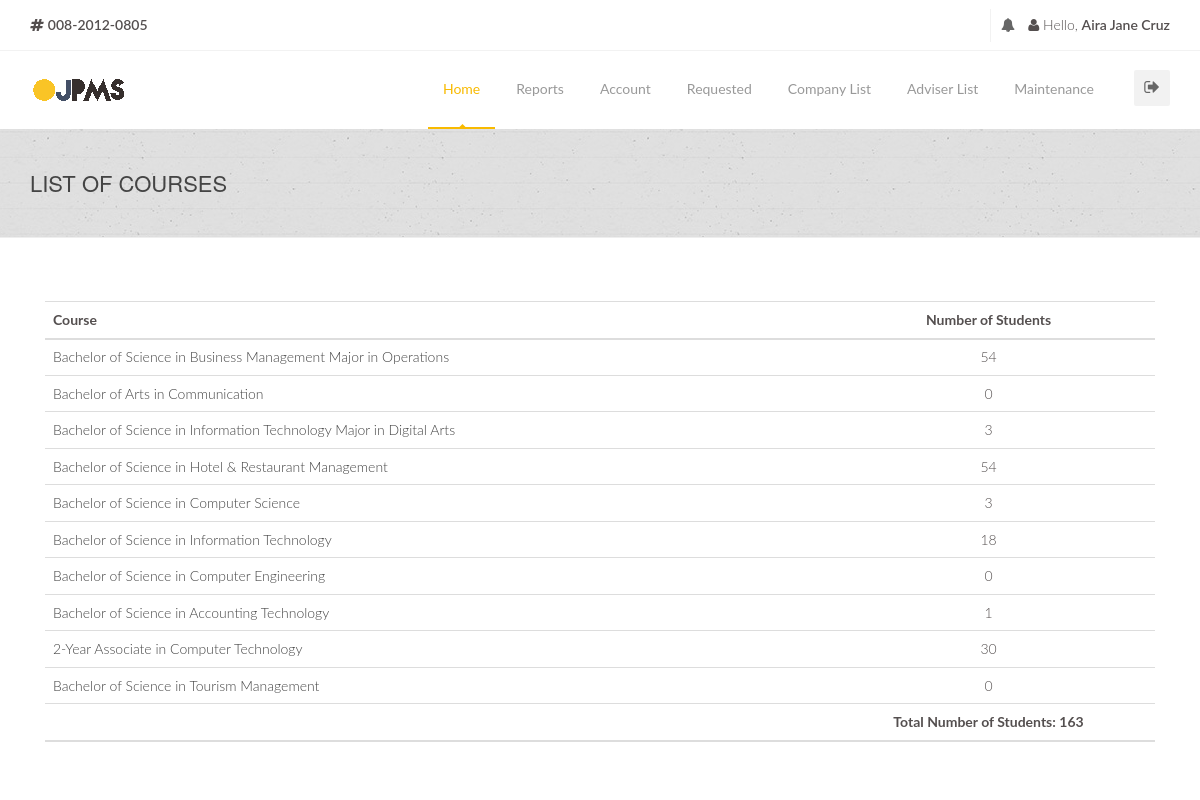
/admin/admin.php (signed in), run on the app's committed database.
### tables this page shows
CREATE TABLE `coursetbl` (
  `CourseID` int(11) NOT NULL AUTO_INCREMENT,
  `CourseTitle` varchar(255) NOT NULL,
  `CourseCode` varchar(255) NOT NULL,
  `CourseDescription` varchar(255) NOT NULL,
  PRIMARY KEY (`CourseID`)
);

### connection.php (called while the page is built, shortened)
<?php
class GSecureSQLConfig
{
    static function get_mysqli_config($type = NULL)
    {
        if (strtoupper($type) == 'LOCALHOST') {
            return array(
                'host' => 'localhost:3306',
                'user' => 'root',
                'pass' => '',
                'db' => 'e2edb'
            );
        } else {
            return array(
                'host' => 'mysql.hostinger.ph',
                'user' => 'u987316885_e2edb',
                'pass' => 'o2ehQX3wqO',
                'db' => 'u987316885_e2edb'
            );
        }
    }
}
class GSecureSQL
{
    private static $config;
    private static function _get_mysqli_config()
    {
        self::$config = GSecureSQLConfig::get_mysqli_config();
    }
    static function query($sql, $has_return = FALSE, $types = NULL)
    {
        $cn = new mysqli(
            self::$config['host'],
            self::$config['user'],
            self::$config['pass'],
            self::$config['db']
        );
        $ret = NULL;
        $st = $cn->prepare($sql);
        if (is_null($types)) {
            if (!$has_return) {
                $st->execute();
                $st->close();
                $cn->close();
                $ret = 'Query has been executed';
            } else {
                $st->execute();
                $code_result = '$st->bind_result(';
                $bool = false;
                $p = array();
                for($i = 0; $i < $st->field_count; $i++){
                    if(!$bool){
                        $bool = true;
                        $code_result .= '$p[' . $i . ']';
                    }else{
                        $code_result .= ',$p[' . $i . ']';
                    }
                }
                $code_result .= ');';
                eval($code_result);
                $ret = array();
                $k = 0;
                while($st->fetch()){
                    for($i = 0; $i < count($p); $i++){
                        $ret[$k][$i] = $p[$i];
                    }
                    $k++;
                }
            }
        } else {
            if (!$has_return) {
                $arg = func_get_args();
                $code = '$st->bind_param($types';
                for ($i = 3; $i < count($arg); $i++) {
                    $code .= ',$arg[' . $i . ']';
                }
                $code .= ');';
                eval($code);
                $st->execute();
                $st->close();
                $cn->close();
            } else {
                $arg = func_get_args();
                $code = '$st->bind_param($types';
                for ($i = 3; $i < count($arg); $i++) {
                    $code .= ',$arg[' . $i . ']';
                }
                $code .= ');';
                eval($code);
                $st->execute();
                $code_result = '$st->bind_result(';
                $bool = false;
                $p = array();
                for($i = 0; $i < $st->field_count; $i++){
                    if(!$bool){
                        $bool = true;
                        $code_result .= '$p[' . $i . ']';
                    }else{
                        $code_result .= ',$p[' . $i . ']';
                    }
                }
                $code_result .= ');';
                eval($code_result);
                $ret = array();
                $k = 0;
                while($st->fetch()){
                    for($i = 0; $i < count($p); $i++){
                        $ret[$k][$i] = $p[$i];
                    }
                    $k++;
                }
            }
        }
        return $ret;
    }
}

### admin/admin.php (the view, shortened to what this page needs)
<?php
include('../connection.php');
$TotalStudents =
    GSecureSQL::query(
        "SELECT COUNT(*) FROM studentinfotbl",
        TRUE
    );
$Total = $TotalStudents[0][0];
?>
<!doctype html>
<html lang="en">
<head>
    <link href="../css/bootstrap.min.css" rel="stylesheet"/>
    <link href="../css/bootstrapValidator.min.css" rel="stylesheet"/>
    <link rel="stylesheet" href="../css/font-awesome.min.css" type="text/css" media="screen">
    <link href="../fonts/ffonts/montserrat.css" rel="stylesheet" type="text/css">
    <link href="../fonts/ffonts/kaushan.css" rel="stylesheet" type="text/css">
    <link href="../fonts/ffonts/droid.css" rel="stylesheet" type="text/css">
    <link href="../fonts/ffonts/roboto.css" rel="stylesheet" type="text/css">
    <link rel="stylesheet" type="text/css" href="../css/slicknav.css" media="screen">
    <link rel="stylesheet" type="text/css" href="../css/style.css" media="screen">
    <link rel="stylesheet" type="text/css" href="../css/responsive.css" media="screen">
    <link rel="stylesheet" type="text/css" href="../css/animate.css" media="screen">
    <link rel="stylesheet" type="text/css" href="../css/colors/yellow.css" title="yellow" media="screen"/>
</head>
<body>
<div id="container">
    <div class="hidden-header"></div>
    <header class="clearfix">
        <div class="top-bar">
            <div class="container">
                <div class="row">
                    <div class="col-md-6">
                            <ul class="contact-details">
                                <li class="profile-name"><i class="fa fa-hashtag"></i> <b>008-2012-0805</b></li>
                            </ul>
                    </div>
                    <div class="col-md-6">
                            <ul class="social-list">
                                <li class="profile-name">
                                    <a class="bell itl-tooltip" data-placement="bottom" title="" href="#" data-original-title="Notification"><i class="fa fa-bell"></i></a>
                                </li>
                                <li class="profile-name">
                                </li>
                                <li class="profile-name">
                                    <i class="fa fa-user"></i> Hello, <b>Aira Jane Cruz</b>
                                </li>
                            </ul>
                    </div>
                </div>
            </div>
        </div>
        <div class="navbar navbar-default navbar-top">
            <div class="container">
                <div class="navbar-header">
                     <a class="navbar-brand" href="">
                        <img src="../images/ojpms.png">
                    </a>
                </div>
                <div class="navbar-collapse collapse">
                    <div class="signout-side">
                        <a class="show-signout" data-toggle='modal' data-target='#Logout'><i class="fa fa-sign-out"></i></a>
                    </div>
                    <ul class="nav navbar-nav navbar-right">
                        <li>
                            <a class="active" href="admin.php">Home</a>
                        </li>
                        <li>
                            <a>Reports</a>
                        </li>
                        <li>
                            <a href="admin-account.php">Account</a>
                        </li>
                        <li>
                            <a href="admin-requested.php">Requested</a>
                        </li>
                        <li>
                           <a>Company List</a>
                        </li>
                        <li><a href="admin-advisert.php">Adviser List</a>
                        </li>
                        <li>
                        <a> Maintenance</a>
                    </li>
                    </ul>
                </div>
            </div>
    </header>
</div>
<div class="page-banner" style="padding:40px 0; center #f9f9f9;">
    <div class="container">
        <div class="row">
            <div class="col-md-6">
                <h2>List of Courses</h2>
            </div>
        </div>
    </div>
</div>
<br><br><br>
<div class="container">
    <div class="col-md-12">
        <table class="table segment table-hover">
            <thead>
            <tr>
                <th width='70%' class='tabletitle'>Course</th>
                <th width='30%' class='tabletitle' style = "text-align: center;">Number of Students</th>
            </thead>
            <tbody>
            <?php
            $course_tbl =
                GSecureSQL::query(
                    "SELECT * FROM coursetbl",
                    TRUE
                );
            foreach ($course_tbl as $value) {
            $CourseID = $value[0];
            $CourseTitle = $value[1];
            $CourseCode = $value[2];
            $countstudentbycourse_tbl =
                GSecureSQL::query(
                    "SELECT COUNT(*) FROM studentinfotbl WHERE MajorCourse = ?",
                    TRUE,
                    "s",
                    $CourseCode
                );
            foreach ($countstudentbycourse_tbl as $value1) {
            $TotalStudentByCourse = $value1[0];
            ?>
            <tr>
                <td width=70% class=tabletitle>
                    <a href='admin-field.php?id=<?php echo $CourseID; ?>'><?php echo $CourseTitle; ?></a>
                </td>
                <td width=30% class='tabletitle' style = "text-align: center;"><?php echo $TotalStudentByCourse; ?></td>
            <tr>
                <?php
                }
                }
                ?>
            </tbody>
            <tfoot>
            <thead>
            <tr>
                <th width='70%' class='tabletitle'></th>
                <th width='30%' class='tabletitle' style = "text-align: center;">Total Number of Students: <?php echo $Total; ?> </th>
            </thead>
            </tfoot>
        </table>
        <br>
    </div>
</div>
</body>
</html>

### css/colors/yellow.css (style rules this page uses)
a { color: #444; }
.navbar-default .navbar-nav > li:hover > a, .navbar-default .navbar-nav > li > a.active { color: #f8ba01; }
.navbar-default .navbar-nav > li > a:after { background-color: #f8ba01; }
.navbar-default .navbar-nav > li > a.active, .navbar-default .navbar-nav > li:hover > a { border-color: #f8ba01; }

### data on the page
coursetbl: CourseTitle "Bachelor of Science in Business Management Major in Operations", TotalStudentByCourse "54"
coursetbl: CourseTitle "Bachelor of Arts in Communication", TotalStudentByCourse "0"
coursetbl: CourseTitle "Bachelor of Science in Information Technology Major in Digital Arts", TotalStudentByCourse "3"
coursetbl: CourseTitle "Bachelor of Science in Hotel & Restaurant Management", TotalStudentByCourse "54"
coursetbl: CourseTitle "Bachelor of Science in Computer Science", TotalStudentByCourse "3"
coursetbl: CourseTitle "Bachelor of Science in Information Technology", TotalStudentByCourse "18"
coursetbl: CourseTitle "Bachelor of Science in Computer Engineering", TotalStudentByCourse "0"
coursetbl: CourseTitle "Bachelor of Science in Accounting Technology", TotalStudentByCourse "1"
coursetbl: CourseTitle "2-Year Associate in Computer Technology", TotalStudentByCourse "30"
coursetbl: CourseTitle "Bachelor of Science in Tourism Management", TotalStudentByCourse "0"

### other printed values
$Total "163"
